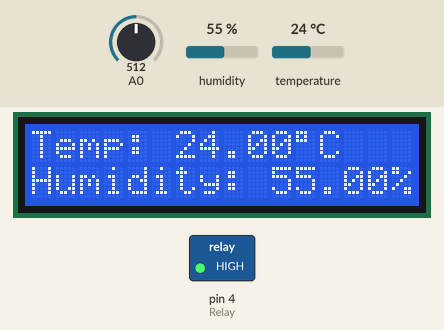
Simulated run of this sketch. Board: Arduino Uno, built with avr-gcc and run on an emulated ATmega328P. On the bench: 16×2 character LCD, switched loads named in the sketch (green lamp = pin HIGH). The inputs (shaded band) are chosen by the test bench; at power-on: A0 = 512, humidity 55 %, temperature 24 °C. What the sketch prints to the serial monitor is not drawn.

Above: at 1.2 s.
1.3 s: A0 set to 939
13.5 s: A0 set to 963
At 23.1 s:
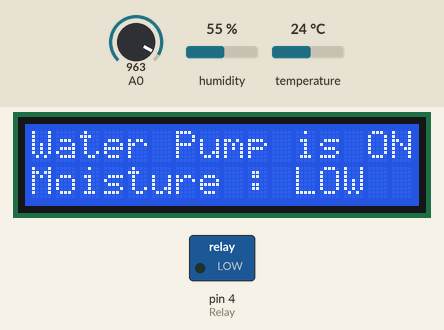
25.7 s: A0 set to 490
At 35.2 s:
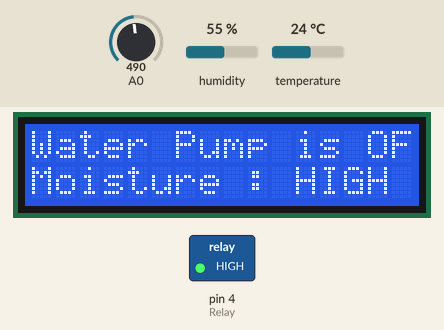
37.9 s: humidity set to 22 %
At 43.9 s:
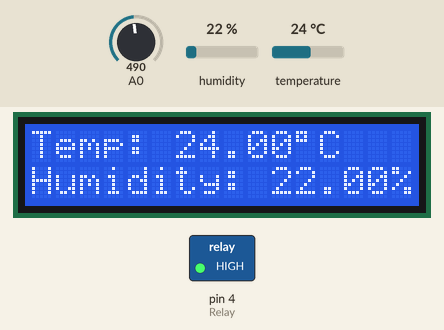
48.0 s: temperature set to 12 °C
At 50.6 s:
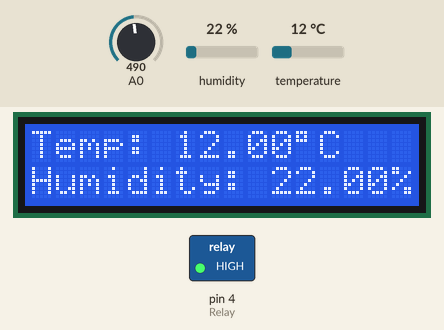
54.9 s: humidity set to 40 %
At 57.3 s:
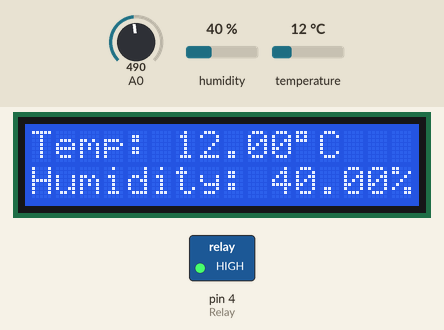
Timing chart, 0 to 58.8 s (numbered marks = the images above; inputs shaded):
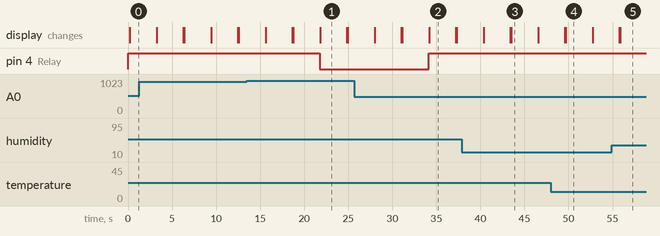

The sketch:

Try1.ino
```cpp
#include <dht.h>
#include <Wire.h>
#include <LiquidCrystal_I2C.h>
#include <SoftwareSerial.h>

#define DHT11_PIN 7

SoftwareSerial Blue(19,18);
int Relay = 4;
long int data;
long int pass1 = 92; // ON
long int pass2 = 79; // OFF
char state = 0;

LiquidCrystal_I2C lcd( 0x27, 16, 2 );
dht DHT;

void setup()
{
  pinMode(Relay, OUTPUT);
  digitalWrite(Relay, HIGH);

  Serial.begin(9600);
  Blue.begin(9600);
  lcd.init();
  lcd.backlight();


  //delay(1000);

}

void loop()
{
  int chk = DHT.read11(DHT11_PIN);
  int soil_val = analogRead(A0);
  float temp = DHT.temperature;
  float humidity = DHT.humidity;


  Serial.print("Temperatura: ");
  Serial.println(DHT.temperature);
  Blue.print("Temperatura: ");
  Blue.print(DHT.temperature);
  Blue.println(" *C");

  Serial.print("Umiditate aer: ");
  Serial.println(DHT.humidity);
  Blue.print("Umiditate aer: ");
  Blue.print(DHT.humidity);
  Blue.println(" %");

  Serial.print("Umiditate sol: ");
  Serial.println(soil_val);
  Blue.print("Umiditatea sol: ");
  //Blue.println(soil_val);

  lcd.setCursor(0,0);
  lcd.print("Temp: ");
  lcd.print(DHT.temperature);
  lcd.print((char)223);
  lcd.print("C");
  lcd.setCursor(0,1);
  lcd.print("Humidity: ");
  lcd.print(DHT.humidity);
  lcd.print("%");

  delay(3000);
  lcd.clear();

  //Zona functionalitate
  if (soil_val > 950  ) {
    digitalWrite(Relay, LOW);
    lcd.setCursor(0, 0);
    lcd.print("Water Pump is ON ");
  }
  else if (soil_val < 950 )
  {
    digitalWrite(Relay, HIGH);
    lcd.setCursor(0, 0);
    lcd.print("Water Pump is OFF");
  }


//Zona afisare BT/LCD
  if (soil_val < 500)
  {
    lcd.setCursor(0, 1);
    lcd.print("Moisture : HIGH");
    Blue.println("Ridicata");
    Blue.println("Pompa e oprita");
  }
  else if (soil_val > 500 && soil_val < 950)
  {
    lcd.setCursor(0, 1);
    lcd.print("Moisture : MID ");
    Blue.println("Potrivita");
    Blue.println("Pompa e oprita");

  }
  else if (soil_val > 950)
  {
    lcd.setCursor(0, 1);
    lcd.print("Moisture : LOW ");
    Blue.println("Slaba");
    Blue.println("Pompa e pornita");
  }
  Blue.println(" ");
  delay(3000);
  lcd.clear();
}
```

Measured:
- the behaviour switches between 950 and 951 on A0 (found by bisection; images 0 and 1)
- after the input at 13.5 s, pin 4 (Relay): HIGH → LOW after 8.3 s; the display: first differs from a run without the input after 8.3 s (image 1)
- after the input at 25.7 s, pin 4 (Relay): LOW → HIGH after 8.4 s; the display: first differs from a run without the input after 8.5 s (image 2)
- what the display in image 1 shows lasts 3.0 s, from 21.8 s to 24.8 s
- what the display in image 3 shows lasts 3.1 s, from 43.5 s to 46.6 s
